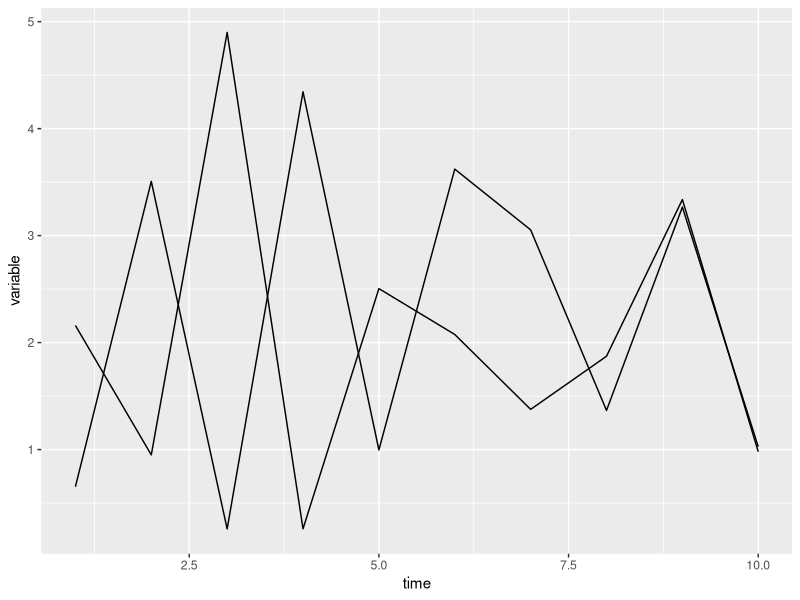
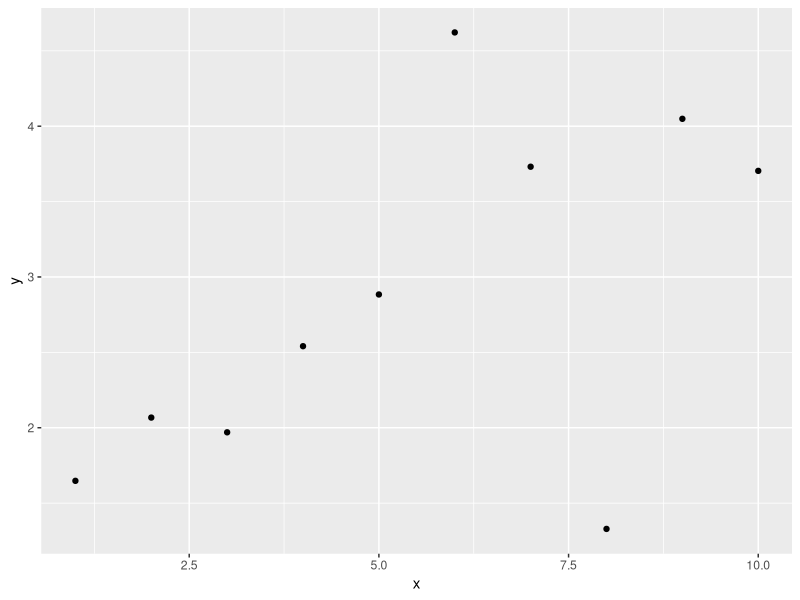
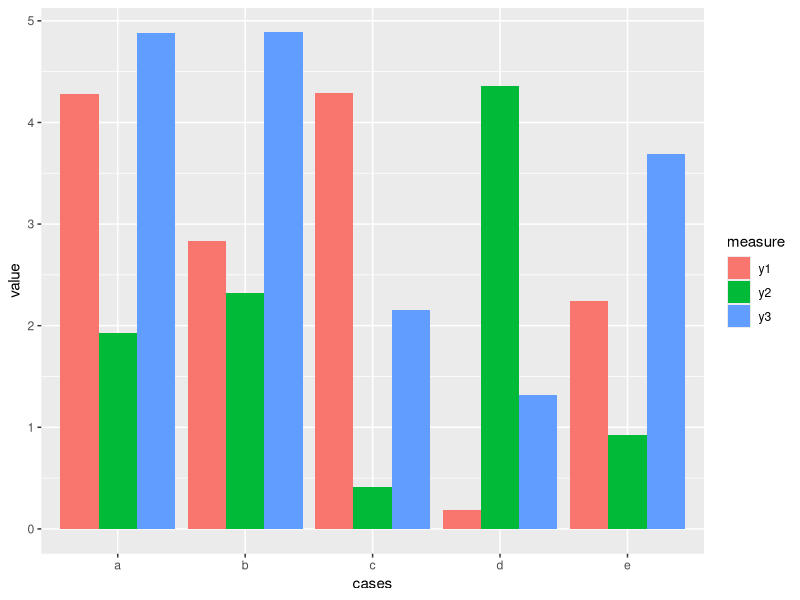
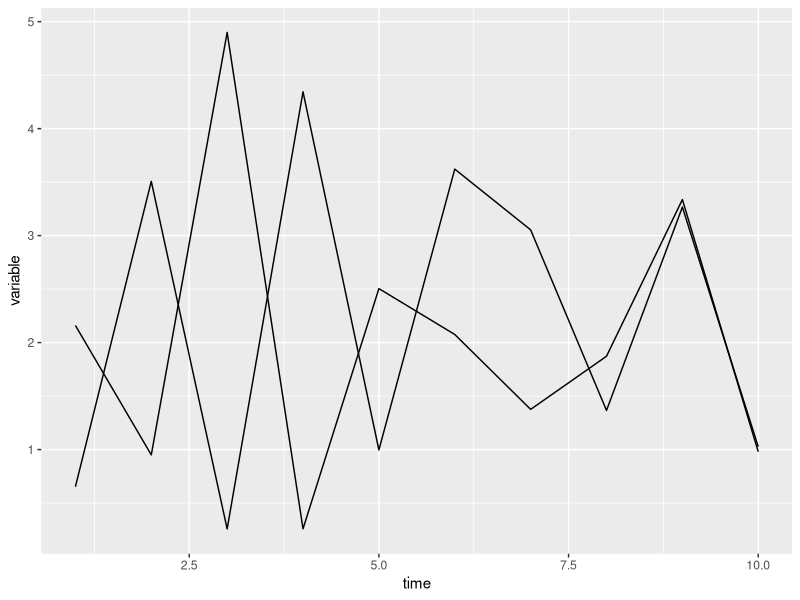
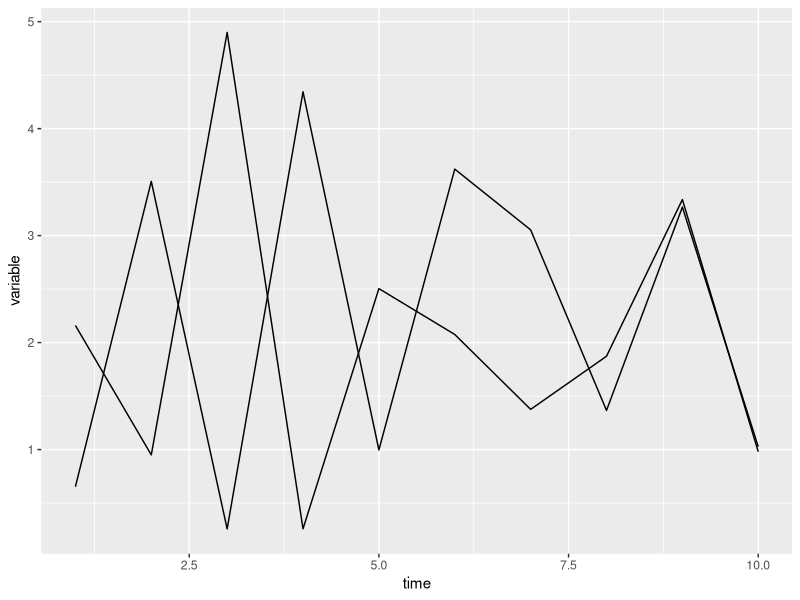
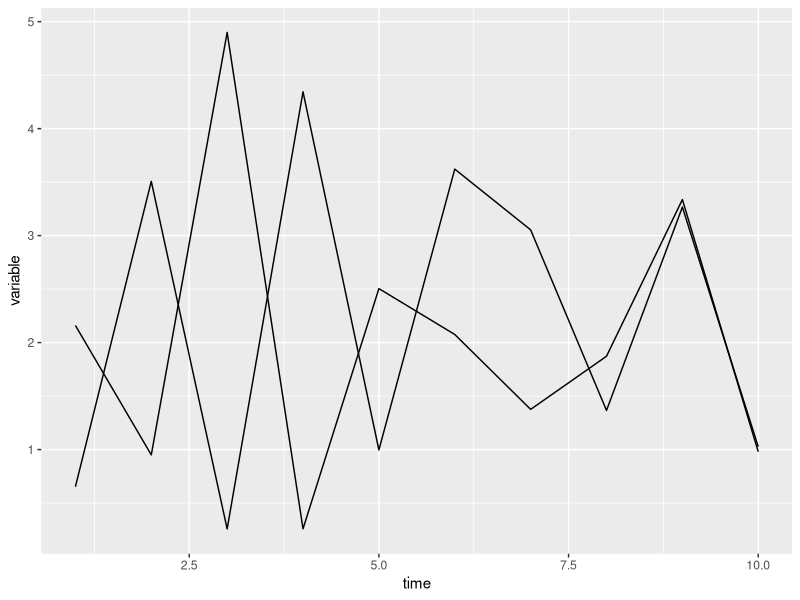

Here is the R script that generated these plots, in order:
library(tidyverse)

# line chart
units <- letters[1:2]
time <- seq(1:10)

time_series <- expand.grid(units = units, time = time)

time_series$variable <- runif(20, 0, 5)

line_plot <-
  ggplot(time_series, (aes(
    x = time, y = variable, group = units
  ))) + geom_line()

# scatterplot
x_axis <- seq(1:10)
y_axis <- runif(10, 0, 5)

scatter_dat <- data.frame(x = x_axis, y = y_axis)

scatter_plot <- ggplot(scatter_dat, aes(x = x, y = y)) + geom_point()

# barplot
cases <- letters[1:5]
y_axis1 <- runif(5, 0, 5)
y_axis2 <- runif(5, 0, 5)
y_axis3 <- runif(5, 0, 5)

bar_dat <- data.frame(cases = cases,
                      y1 = y_axis1,
                      y2 = y_axis2,
                      y3 = y_axis3)

long_bar_dat <-
  pivot_longer(bar_dat,
               c("y1", "y2", "y3"),
               names_to = "measure",
               values_to = "value")

bar_plot <-
  ggplot(long_bar_dat, aes(x = cases, y = value, fill = measure)) +
  geom_bar(stat = "identity", position = "dodge")

line_plot
scatter_plot
bar_plot

# setwd(YOUR FILE PATH) -- file location when you ggsave them
ggsave("./02_ggplot2/lineplot.jpg", plot = line_plot)
ggsave("./02_ggplot2/lineplot.pdf", plot = line_plot)

# to save files as .svg from ggsave
#install.packages("svglite")
library(svglite)

ggsave("./02_ggplot2/lineplot.svg", plot = line_plot)
